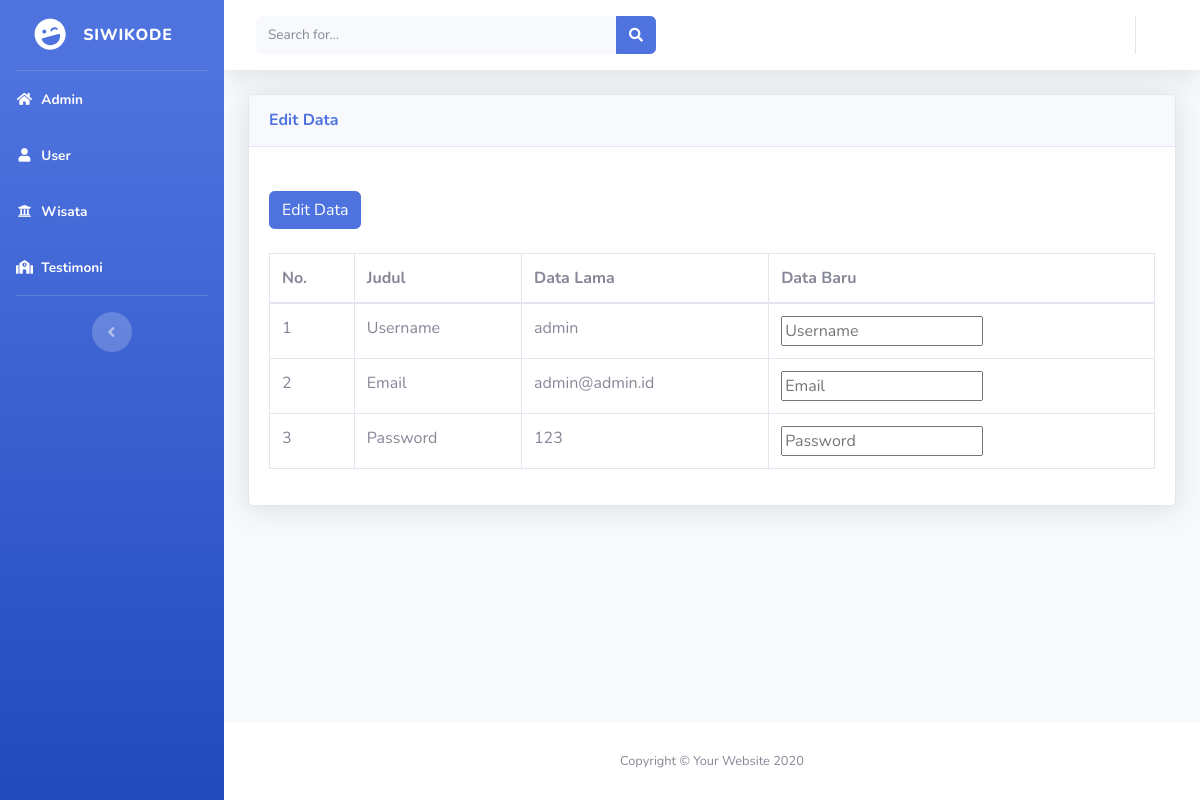
The app's page /index.php/Cadmin/editAdmin/18 with its own data.
### tables this page shows
CREATE TABLE `user` (
  `id` int(11) NOT NULL,
  `username` varchar(45) NOT NULL,
  `email` varchar(45) NOT NULL,
  `password` varchar(45) NOT NULL,
  `role` varchar(10) NOT NULL,
  `created_at` datetime NOT NULL,
  `last_login` datetime DEFAULT NULL
);

### application/controllers/Cadmin.php (called while the page is built, shortened)
<?php
class Cadmin extends CI_Controller {
    function __construct(){
		$this->load->model('Madmin');
	}
    public function editAdmin($id) {
        $data['admin'] = $this->Madmin->findAdmin($id);
        $this->load->view('dashboard/template/header');
        $this->load->view('dashboard/aksi/Vedit', $data);
        $this->load->view('dashboard/template/footer');
    }
}

### index.php (called while the page is built, shortened)
<?php
require_once BASEPATH.'core/CodeIgniter.php';

### application/models/Madmin.php (called while the page is built, shortened)
<?php
class Madmin extends CI_Model{
    public function findAdmin($id){
        $query = $this->db->get_where('user', ['id' => $id]);
        return $query->row();
    }
}
?>

### application/views/dashboard/aksi/Vedit.php (the view, shortened to what this page needs)
<div class="container-fluid">
    <div class="card shadow mb-4">
        <div class="card-header py-3">
            <h6 class="m-0 font-weight-bold text-primary">Edit Data</h6>
        </div>
        <div class="card-body">
            <div class="table-responsive">
                <form action="<?= base_url("index.php/Cadmin/aksiEdit/".$admin->id."/".$admin->role)?>" method="POST">
                    <table class="table table-bordered" id="dataTable" width="100%" cellspacing="0">
                        <thead>
                            <tr>
                                <th>No.</th>
                                <th>Judul</th>
                                <th>Data Lama</th>
                                <th>Data Baru</th>
                            </tr>
                        </thead>
                        <tbody>
                            <tr>
                                <td>1</td>
                                <td>Username</td>
                                <td><?=$admin->username?></td>
                                <td>
                                    <input class="input100" type="username" name="username" placeholder="Username">
                                </td>
                            </tr>
                            <tr>
                                <td>2</td>
                                <td>Email</td>
                                <td><?=$admin->email?></td>
                                <td>
                                    <input class="input100" type="email" name="email" placeholder="Email">
                                </td>
                            </tr>
                            <tr>
                                <td>3</td>
                                <td>Password</td>
                                <td><?=$admin->password?></td>
                                <td>
                                    <input class="input100" type="password" name="password" placeholder="Password">
                                </td>
                            </tr>
                            <button class="btn btn-primary my-4">Edit Data</button>
                        </tbody>
                    </table>
                </form>
            </div>
        </div>
    </div>
</div>

### records on screen
user: username "admin", email "admin@admin.id", password "123"
